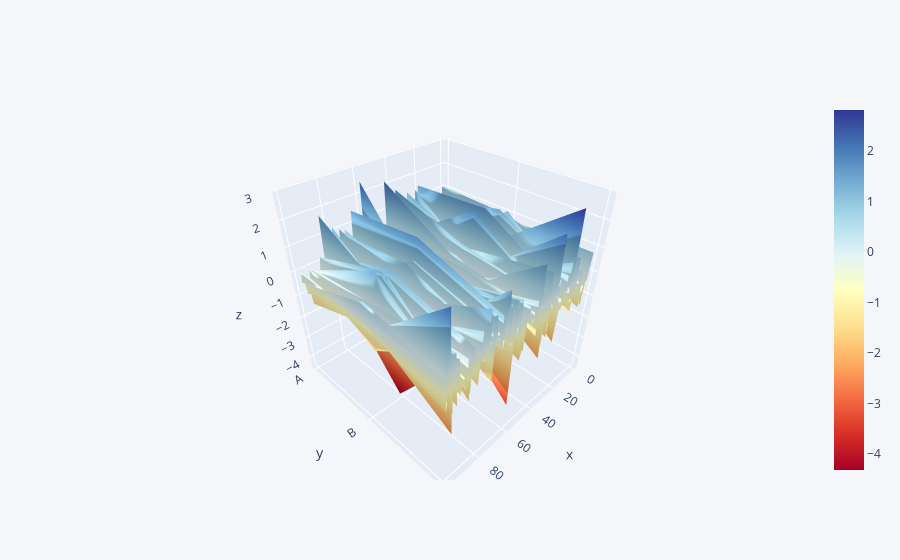

Write notebook code for a chart like this one.
### Code cell
#df.iplot("surface",colorscale='rdylbu')

### Figure 1 — Plotly figure (JSON) as saved in the notebook; plotly's stock layout.template omitted (floating-point values rounded to 4 significant figures; data arrays with more than 128 entries replaced by an {"elided": "..."} marker saying what was removed)
{"data": [{"colorscale": [[0, "rgb(165,0,38)"], [0.1, "rgb(215,48,39)"], [0.2, "rgb(244,109,67)"], [0.3, "rgb(253,174,97)"], [0.4, "rgb(254,224,144)"], [0.5, "rgb(255,255,191)"], [0.6, "rgb(224,243,248)"], [0.7, "rgb(171,217,233)"], [0.8, "rgb(116,173,209)"], [0.9, "rgb(69,117,180)"], [1, "rgb(49,54,149)"]], "type": "surface", "x": [0, 1, 2, 3, 4, 5, 6, 7, 8, 9, 10, 11, 12, 13, 14, 15, 16, 17, 18, 19, 20, 21, 22, 23, 24, 25, 26, 27, 28, 29, 30, 31, 32, 33, 34, 35, 36, 37, 38, 39, 40, 41, 42, 43, 44, 45, 46, 47, 48, 49, 50, 51, 52, 53, 54, 55, 56, 57, 58, 59, 60, 61, 62, 63, 64, 65, 66, 67, 68, 69, 70, 71, 72, 73, 74, 75, 76, 77, 78, 79, 80, 81, 82, 83, 84, 85, 86, 87, 88, 89, 90, 91, 92, 93, 94, 95, 96, 97, 98, 99], "y": ["A", "B", "C"], "z": {"elided": "3x100 float values"}}], "layout": {"legend": {"bgcolor": "#F5F6F9", "font": {"color": "#4D5663"}}, "paper_bgcolor": "#F5F6F9", "plot_bgcolor": "#F5F6F9", "title": {"font": {"color": "#4D5663"}}, "xaxis": {"gridcolor": "#E1E5ED", "showgrid": true, "tickfont": {"color": "#4D5663"}, "title": {"font": {"color": "#4D5663"}, "text": ""}, "zerolinecolor": "#E1E5ED"}, "yaxis": {"gridcolor": "#E1E5ED", "showgrid": true, "tickfont": {"color": "#4D5663"}, "title": {"font": {"color": "#4D5663"}, "text": ""}, "zerolinecolor": "#E1E5ED"}}}
